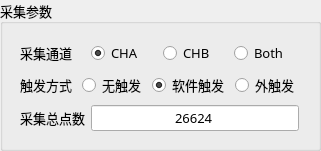
   <widget class="QGroupBox" name="groupBox_4">
    <property name="enabled">
     <bool>true</bool>
    </property>
    <property name="geometry">
     <rect>
      <x>690</x>
      <y>20</y>
      <width>321</width>
      <height>151</height>
     </rect>
    </property>
    <property name="font">
     <font>
      <family>微软雅黑</family>
      <pointsize>10</pointsize>
     </font>
    </property>
    <property name="title">
     <string>采集参数</string>
    </property>
    <property name="checkable">
     <bool>false</bool>
    </property>
    <widget class="QWidget" name="layoutWidget">
     <property name="geometry">
      <rect>
       <x>20</x>
       <y>40</y>
       <width>279</width>
       <height>93</height>
      </rect>
     </property>
     <layout class="QVBoxLayout" name="verticalLayout_6">
      <item>
       <layout class="QHBoxLayout" name="horizontalLayout_20">
        <item>
         <widget class="QLabel" name="label_25">
          <property name="font">
           <font>
            <family>微软雅黑</family>
            <pointsize>10</pointsize>
           </font>
          </property>
          <property name="text">
           <string>采集通道</string>
          </property>
         </widget>
        </item>
        <item>
         <widget class="QRadioButton" name="radioButton_channelA">
          <property name="font">
           <font>
            <family>微软雅黑</family>
            <pointsize>10</pointsize>
           </font>
          </property>
          <property name="acceptDrops">
           <bool>false</bool>
          </property>
          <property name="autoFillBackground">
           <bool>false</bool>
          </property>
          <property name="text">
           <string>CHA</string>
          </property>
          <property name="checkable">
           <bool>true</bool>
          </property>
          <property name="checked">
           <bool>true</bool>
          </property>
          <property name="autoExclusive">
           <bool>true</bool>
          </property>
          <attribute name="buttonGroup">
           <string notr="true">buttonGroup</string>
          </attribute>
         </widget>
        </item>
        <item>
         <widget class="QRadioButton" name="radioButton_channelB">
          <property name="font">
           <font>
            <family>微软雅黑</family>
            <pointsize>10</pointsize>
           </font>
          </property>
          <property name="text">
           <string>CHB</string>
          </property>
          <property name="checkable">
           <bool>true</bool>
          </property>
          <property name="checked">
           <bool>false</bool>
          </property>
          <property name="autoExclusive">
           <bool>false</bool>
          </property>
          <attribute name="buttonGroup">
           <string notr="true">buttonGroup</string>
          </attribute>
         </widget>
        </item>
        <item>
         <widget class="QRadioButton" name="radioButton_channelBo">
          <property name="font">
           <font>
            <family>微软雅黑</family>
            <pointsize>10</pointsize>
           </font>
          </property>
          <property name="text">
           <string>Both</string>
          </property>
          <property name="checked">
           <bool>false</bool>
          </property>
          <property name="autoExclusive">
           <bool>false</bool>
          </property>
          <attribute name="buttonGroup">
           <string notr="true">buttonGroup</string>
          </attribute>
         </widget>
        </item>
       </layout>
      </item>
      <item>
       <layout class="QHBoxLayout" name="horizontalLayout_14">
        <item>
         <widget class="QLabel" name="label_34">
          <property name="font">
           <font>
            <family>微软雅黑</family>
            <pointsize>10</pointsize>
           </font>
          </property>
          <property name="text">
           <string>触发方式</string>
          </property>
         </widget>
        </item>
        <item>
         <widget class="QRadioButton" name="radioButton_noTrig">
          <property name="font">
           <font>
            <family>微软雅黑</family>
            <pointsize>10</pointsize>
           </font>
          </property>
          <property name="text">
           <string>无触发</string>
          </property>
          <property name="checked">
           <bool>false</bool>
          </property>
          <property name="autoExclusive">
           <bool>true</bool>
          </property>
          <attribute name="buttonGroup">
           <string notr="true">buttonGroup_2</string>
          </attribute>
         </widget>
        </item>
        <item>
         <widget class="QRadioButton" name="radioButton_softwareTrig">
          <property name="font">
           <font>
            <family>微软雅黑</family>
            <pointsize>10</pointsize>
           </font>
          </property>
          <property name="text">
           <string>软件触发</string>
          </property>
          <property name="checked">
           <bool>true</bool>
          </property>
          <property name="autoExclusive">
           <bool>false</bool>
          </property>
          <attribute name="buttonGroup">
           <string notr="true">buttonGroup_2</string>
          </attribute>
         </widget>
        </item>
        <item>
         <widget class="QRadioButton" name="radioButton_externalTrig">
          <property name="font">
           <font>
            <family>微软雅黑</family>
            <pointsize>10</pointsize>
           </font>
          </property>
          <property name="text">
           <string>外触发</string>
          </property>
          <property name="autoExclusive">
           <bool>false</bool>
          </property>
          <attribute name="buttonGroup">
           <string notr="true">buttonGroup_2</string>
          </attribute>
         </widget>
        </item>
       </layout>
      </item>
      <item>
       <layout class="QHBoxLayout" name="horizontalLayout_15">
        <item>
         <widget class="QLabel" name="label_15">
          <property name="font">
           <font>
            <family>微软雅黑</family>
            <pointsize>10</pointsize>
           </font>
          </property>
          <property name="text">
           <string>采集总点数</string>
          </property>
         </widget>
        </item>
        <item>
         <widget class="QLineEdit" name="lineEdit_SampTotNum">
          <property name="font">
           <font>
            <family>微软雅黑</family>
            <pointsize>10</pointsize>
           </font>
          </property>
          <property name="text">
           <string>26624</string>
          </property>
          <property name="alignment">
           <set>Qt::AlignCenter</set>
          </property>
         </widget>
        </item>
       </layout>
      </item>
     </layout>
    </widget>
   </widget>
